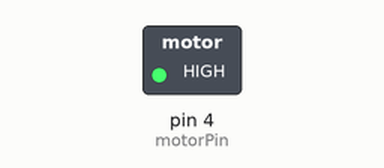
A sketch run on a simulated Arduino Uno, built with avr-gcc and run on an emulated ATmega328P. Shown: switched loads named in the sketch (green lamp = pin HIGH). Dashed ring = blinking.

Above: at 0.5 s.
Timing chart, 0 to 4.6 s (numbered marks = the images above):
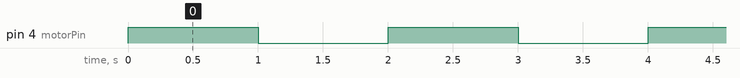

The sketch:

test_vibration_motor_max_min.ino
```cpp
int motorPin = 4; //motor transistor is connected to pin 4

void setup()
{
  pinMode(motorPin, OUTPUT);
}

void loop()
{
  digitalWrite(motorPin, HIGH); //vibrate
  delay(1000);  // delay one second
  digitalWrite(motorPin, LOW);  //stop vibrating
  delay(1000); //wait one second
}
```

Measured:
- by itself, pin 4 (motorPin): alternates HIGH for 1.0 s and LOW for 1.0 s
